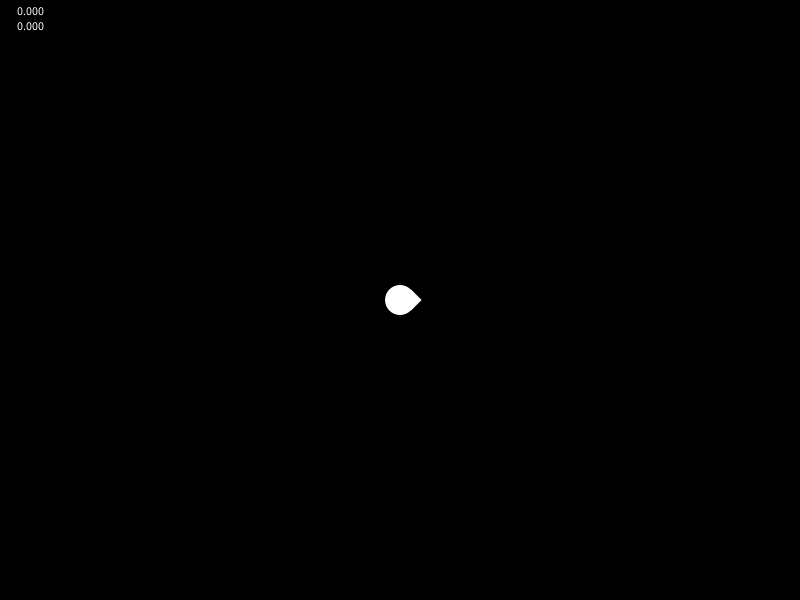
Frame 1 (no input)
Frame 60 (the mouse pressed at the canvas centre just before this capture): identical to frame 1, image omitted
Frame 120 (the mouse held since frame 60 and released just before this capture): identical to frame 1, image omitted

The Processing sketch that drew this single still picture (run headless with seeded random() and noise(); from frame 60 on, the mouse is pressed at the canvas centre):

// Processing sketch: asteroids
// ── asteroids.pde
Player player1;

void setup()
{

  size(800, 600);

  player1 = new Player();
}

void draw()
{
  
  background(0);

  player1.Update();
  player1.Boundaries();
  
}


// ── Keys.pde
void keyPressed()
{

  if (key == 'W' || key == 'w') //keyCode == UP
  {
    player1.boost = true;
  }
  
  if (key == 'S' || key == 's') //keyCode == UP
  {
    player1.reverse = true;
  }
  
  if (key == 'A' || key == 'a') //keyCode == UP
  {
    player1.rotateLeft = true;
  }
  
  if (key == 'D' || key == 'd') //keyCode == UP
  {
    player1.rotateRight = true;
  }
  
}

void keyReleased()
{
  
  if (key == 'W' || key == 'w') //keyCode == UP
  {
    player1.boost = false;
  }
  
  if (key == 'S' || key == 's') //keyCode == UP
  {
    player1.reverse = false;
  }

  if (key == 'A' || key == 'a') //keyCode == UP
  {
    player1.rotateLeft = false;
  }
  
  if (key == 'D' || key == 'd') //keyCode == UP
  {
    player1.rotateRight = false;
  }
}

// ── Player.pde
class Player
{

  int posX;
  int posY;
  int mySize = 30;
  int frontSize = 11;
  float offsetX = 0;
  float offsetY = 0;
  float angle = PI/2;

  boolean boost = false;
  boolean reverse = false;
  float forceStrength = .1;
  float verticalForce = 0;
  float horizontalForce = 0;

  boolean rotateRight = false;
  boolean rotateLeft = false;
  float rotateSpeed = .04;


  Player()
  {

    posX = width/2;
    posY = height/2;
  }

  void Update()
  {

    fill(255);
    text(verticalForce, 15, 15);
    text(horizontalForce, 15, 30);

    posX += horizontalForce;
    posY -= verticalForce;

    //Rotation of ship
    if (rotateRight)
    {
      angle += rotateSpeed;
    } else if (rotateLeft)
    {
      angle -= rotateSpeed;
    }

    //Angle simplification
    if (angle > 6.28)
    {
      angle = 0;
    } else if (angle < 0)
    {
      angle = 6.28;
    }

    //Go forwards
    if (boost)
    {
      verticalForce += cos(angle) * forceStrength;
      horizontalForce += sin(angle) * forceStrength;
    }

    //Go backwards
    if (reverse)
    {
      verticalForce -= cos(angle) * forceStrength;
      horizontalForce -= sin(angle) * forceStrength;
    }

    fill(255);
    noStroke();
    offsetX = sin(angle) * frontSize;
    offsetY = cos(angle) * frontSize;
    ellipse(posX, posY, mySize, mySize);

    //fill(255, 0, 0);
    rectMode(CENTER);
    translate(posX + offsetX, posY - offsetY);
    rotate(angle+PI/4);
    rect(0, 0, mySize/2, mySize/2);
  }

  void Boundaries()
  {
    //Stay in the X axis
    if (posX< 0 - mySize/2)
    {
      posX = width + mySize/2;
    }

    if (posX > width + mySize/2)
    {
      posX = 0 - mySize/2;
    }

    //Stay in the Y axis
    if (posY< 0 - mySize/2)
    {
      posY = height + mySize/2;
    }

    if (posY > height+ mySize/2)
    {
      posY = 0 - mySize/2;
    }
  }
}
